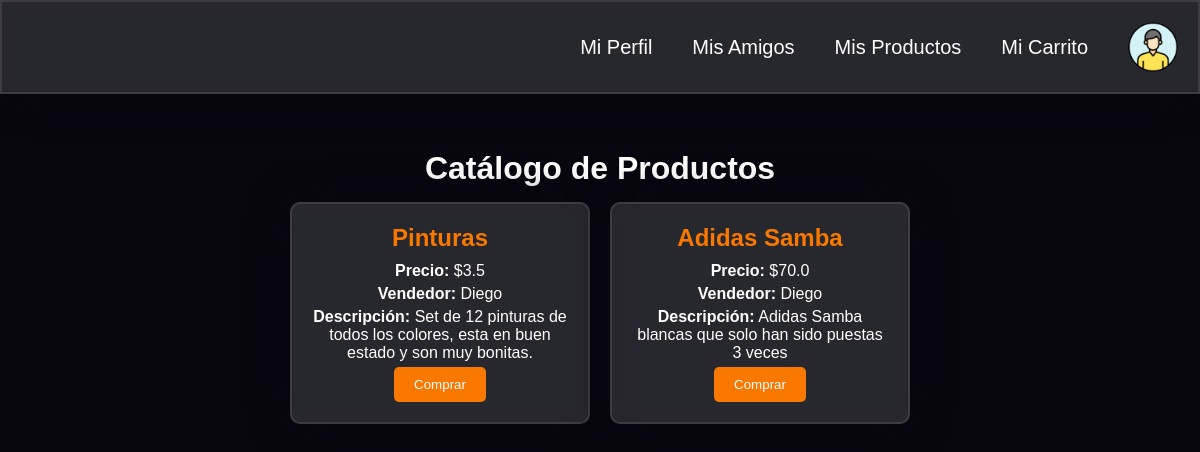
Screenshot of /comprar with the database file from the repository.
### Web/app2.py (models this page shows)
class Product(db.Model):
    __tablename__ = 'products'
    id = db.Column(db.Integer, primary_key=True)
    name = db.Column(db.String(80), nullable=False)
    category = db.Column(db.String(80), nullable=False)
    price = db.Column(db.Float, nullable=False)
    description = db.Column(db.String(200), nullable=False)
    status = db.Column(db.String(20), nullable=False, default='en venta')
    seller_id = db.Column(db.Integer, db.ForeignKey('users.id'), nullable=False)
    buyer_id = db.Column(db.Integer, db.ForeignKey('users.id'), nullable=True)
    created_at = db.Column(db.String(120), nullable=False)

class User(db.Model):
    __tablename__ = 'users'
    id = db.Column(db.Integer, primary_key=True)
    username = db.Column(db.String(80), unique=True, nullable=False)
    nombre = db.Column(db.String(80), nullable=False)
    ciudad = db.Column(db.String(80), nullable=False)
    email = db.Column(db.String(120), unique=True, nullable=False)
    key = db.Column(db.String(64), nullable=False)
    salt = db.Column(db.String(32), nullable=False)
    created_at = db.Column(db.String(120), nullable=False)
    updated_at = db.Column(db.String(120), nullable=False)
    objetos_vendidos = db.Column(db.String(200), nullable=True, default="")
    objetos_comprados = db.Column(db.String(200), nullable=True, default="")
    products_sold = db.relationship('Product', backref='seller', lazy=True, foreign_keys='Product.seller_id')
    products_bought = db.relationship('Product', backref='buyer', lazy=True, foreign_keys='Product.buyer_id')

### Web/app2.py (the view, shortened to what this page needs)
@app.route('/comprar', methods=['GET', 'POST'])
def comprar():
    products = Product.query.filter_by(status='en venta').all()
    return render_template('comprar.html', products=products)

### Web/templates/comprar.html (shortened to what this page needs)
<!DOCTYPE html>
<html lang="es">
<head>
    <link rel="stylesheet" type="text/css" href="{{ url_for('static', filename='styles/comprar.css') }}">
</head>
<body>
    <nav>
        <a href="{{ url_for('perfil') }}">Mi Perfil</a>
        <a href="{{ url_for('amigos') }}">Mis Amigos</a>
        <a href="{{ url_for('productos') }}">Mis Productos</a>
        <a href="{{ url_for('carrito') }}">Mi Carrito</a>
        <img src="{{ url_for('static', filename='imagenes/perfil.png') }}" alt="Perfil">
    </nav>
    <h1>Catálogo de Productos</h1>
    <div class="catalogo">
        {% for product in products %}
        <div class="tarjeta">
            <h2>{{ product.name }}</h2>
            <p><strong>Precio:</strong> ${{ product.price }}</p>
            <p><strong>Vendedor:</strong> {{ product.seller.nombre }}</p>
            <p><strong>Descripción:</strong> {{ product.description }}</p>
            <form action="{{ url_for('comprar') }}" method="POST">
                <button type="submit">Comprar</button>
            </form>
        </div>
        {% endfor %}
    </div>
</body>
</html>

### Web/static/styles/comprar.css (style rules this page uses)
*, *:before, *:after { padding: 0; margin: 0; box-sizing: border-box; }
body { font-family: Arial, sans-serif; background-color: #080710; margin: 0; padding: 150px 20px 20px 20px; position: relative; }
nav { width: 100%; display: flex; justify-content: flex-end; align-items: center; background-color: rgba(255, 255, 255, 0.13); padding: 20px; border-radius: 0; backdrop-filter: blur(10px); border: 2px solid rgba(255, 255, 255, 0.1); box-shadow: 0 0 40px rgba(8, 7, 16, 0.6); position: fixed; top: 0; left: 0; z-index: 1000; }
nav a { color: #fff; text-decoration: none; margin: 0 20px; font-size: 20px; transition: transform 0.3s; }
nav img { width: 50px; height: 50px; border-radius: 50%; margin-left: 20px; }
h1 { text-align: center; color: #ffffff; margin-bottom: 15px; }
.catalogo { display: flex; flex-wrap: wrap; justify-content: center; gap: 20px; }
.tarjeta { background-color: rgba(255, 255, 255, 0.13); border: 2px solid rgba(255, 255, 255, 0.1); border-radius: 10px; box-shadow: 0 0 40px rgba(8, 7, 16, 0.6); padding: 20px; width: 300px; text-align: center; backdrop-filter: blur(10px); }
.tarjeta h2 { color: #f97800; margin: 0 0 10px; }
.tarjeta p { margin: 5px 0; color: #ffffff; }
.tarjeta button { background-color: #f97800; color: #fff; padding: 10px 20px; border: none; border-radius: 5px; cursor: pointer; transition: transform 0.3s; }

### rows the page displays
Product: name "Pinturas", price "3.5", seller.nombre "Diego", description "Set de 12 pinturas de todos los colores, esta en buen estado y son muy bonitas."
Product: name "Adidas Samba", price "70.0", seller.nombre "Diego", description "Adidas Samba blancas que solo han sido puestas 3 veces"
